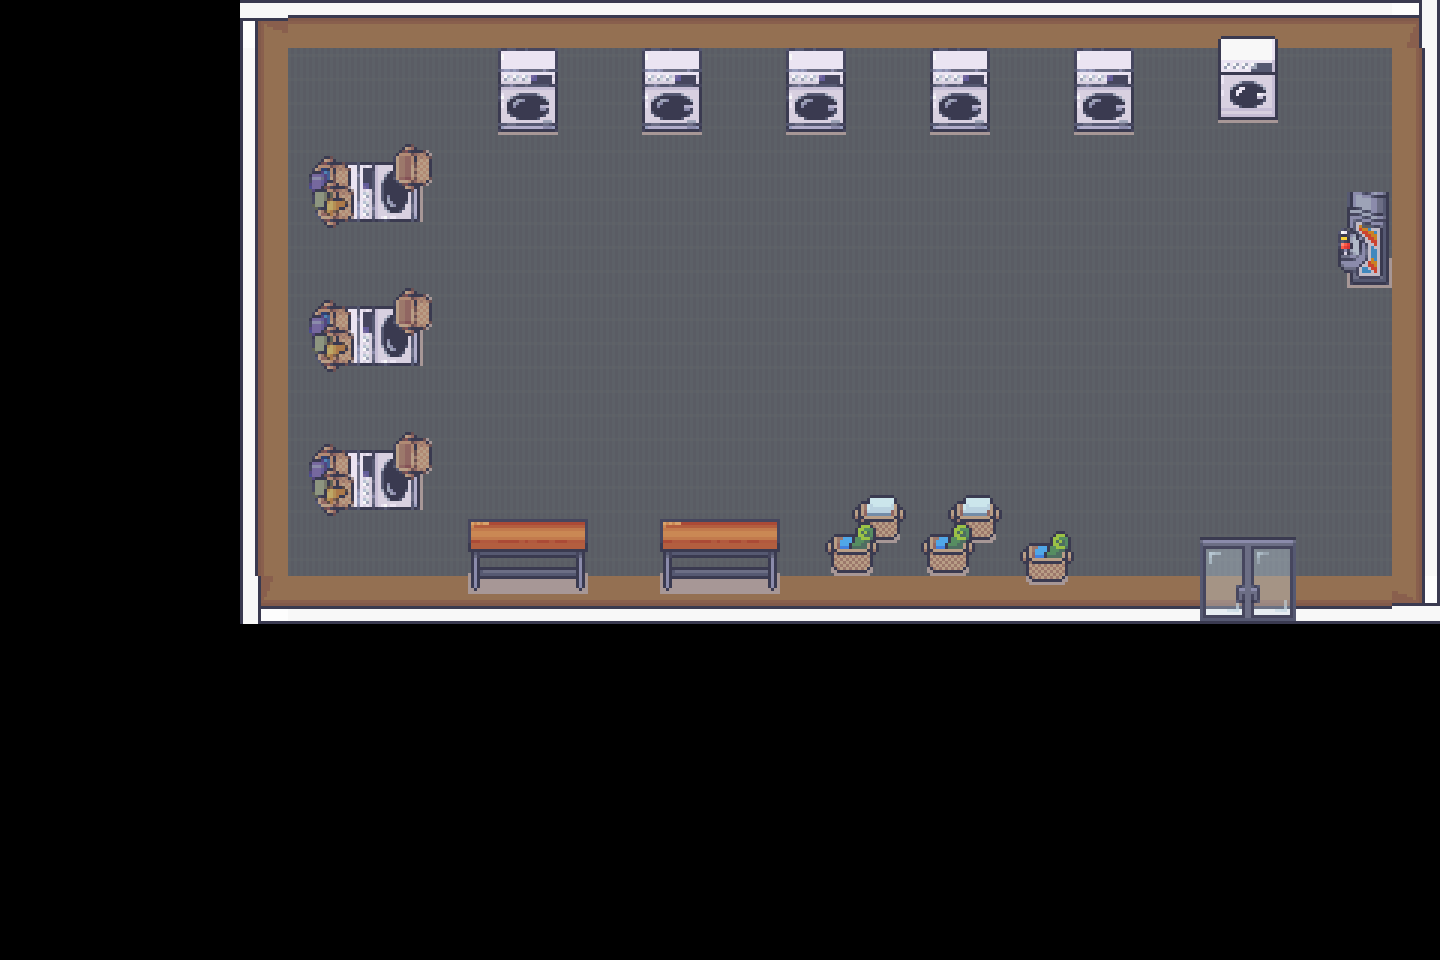

This game map was drawn from its Tiled (.tmx) file and the tilesets committed beside it. A one-line description and the full map source follow:
An orthogonal 30x20 tile map with 48x48 px tiles, 2 tile layers (Tile Layer 1, Objects), 5 tilesets and 14 objects.

<map version="1.10" tiledversion="1.11.2" orientation="orthogonal" renderorder="right-down" width="30" height="20" tilewidth="48" tileheight="48" infinite="0" nextlayerid="4" nextobjectid="15">
 <tileset firstgid="1" source="../TileSets/old/3DWalls.tsx" />
 <tileset firstgid="1321" source="../TileSets/new/Bathroom.tsx" />
 <tileset firstgid="2217" source="../TileSets/new/Basement.tsx" />
 <tileset firstgid="3017" source="../TileSets/new/VisibleUpstairsSystem.tsx" />
 <tileset firstgid="3449" source="../TileSets/new/ShoppingCenterMarkets.tsx" />
 <layer id="1" name="Tile Layer 1" width="30" height="20">
  <data encoding="csv">
0,0,0,0,0,1610612741,52,52,52,52,52,52,52,52,52,52,52,52,52,52,52,52,52,52,52,52,52,52,52,5,
0,0,0,0,0,1610612789,277,277,277,277,277,277,277,277,277,277,277,277,277,277,277,277,277,277,277,277,277,277,277,3758096437,
0,0,0,0,0,1610612789,277,277,277,277,277,277,277,277,277,277,277,277,277,277,277,277,277,277,277,277,277,277,277,3758096437,
0,0,0,0,0,1610612789,277,277,277,277,277,277,277,277,277,277,277,277,277,277,277,277,277,277,277,277,277,277,277,3758096437,
0,0,0,0,0,1610612789,277,277,277,277,277,277,277,277,277,277,277,277,277,277,277,277,277,277,277,277,277,277,277,3758096437,
0,0,0,0,0,1610612789,277,277,277,277,277,277,277,277,277,277,277,277,277,277,277,277,277,277,277,277,277,277,277,3758096437,
0,0,0,0,0,1610612789,277,277,277,277,277,277,277,277,277,277,277,277,277,277,277,277,277,277,277,277,277,277,277,3758096437,
0,0,0,0,0,1610612789,277,277,277,277,277,277,277,277,277,277,277,277,277,277,277,277,277,277,277,277,277,277,277,3758096437,
0,0,0,0,0,1610612789,277,277,277,277,277,277,277,277,277,277,277,277,277,277,277,277,277,277,277,277,277,277,277,3758096437,
0,0,0,0,0,1610612789,277,277,277,277,277,277,277,277,277,277,277,277,277,277,277,277,277,277,277,277,277,277,277,3758096437,
0,0,0,0,0,1610612789,277,277,277,277,277,277,277,277,277,277,277,277,277,277,277,277,277,277,277,277,277,277,277,3758096437,
0,0,0,0,0,1610612789,277,277,277,277,277,277,277,277,277,277,277,277,277,277,277,277,277,277,277,277,277,277,277,3758096437,
0,0,0,0,0,3221225477,3221225525,3221225525,3221225525,3221225525,3221225525,3221225525,3221225525,3221225525,3221225525,3221225525,3221225525,3221225525,3221225525,3221225525,3221225525,3221225525,3221225525,3221225525,3221225525,3221225525,3221225525,3221225525,3221225525,2684354565,
0,0,0,0,0,0,0,0,0,0,0,0,0,0,0,0,0,0,0,0,0,0,0,0,0,0,0,0,0,0,
0,0,0,0,0,0,0,0,0,0,0,0,0,0,0,0,0,0,0,0,0,0,0,0,0,0,0,0,0,0,
0,0,0,0,0,0,0,0,0,0,0,0,0,0,0,0,0,0,0,0,0,0,0,0,0,0,0,0,0,0,
0,0,0,0,0,0,0,0,0,0,0,0,0,0,0,0,0,0,0,0,0,0,0,0,0,0,0,0,0,0,
0,0,0,0,0,0,0,0,0,0,0,0,0,0,0,0,0,0,0,0,0,0,0,0,0,0,0,0,0,0,
0,0,0,0,0,0,0,0,0,0,0,0,0,0,0,0,0,0,0,0,0,0,0,0,0,0,0,0,0,0,
0,0,0,0,0,0,0,0,0,0,0,0,0,0,0,0,0,0,0,0,0,0,0,0,0,0,0,0,0,0
</data>
 </layer>
 <objectgroup id="3" name="Object Layer 1">
  <object id="1" x="493.111" y="44.1306" width="65.2365" height="92.0986" />
  <object id="2" x="638.934" y="42.2119" width="61.3991" height="92.0986" />
  <object id="3" x="780.919" y="49.8867" width="72.9114" height="86.3424" />
  <object id="4" x="926.742" y="46.0493" width="65.2365" height="92.0986" />
  <object id="5" x="1076.4" y="46.0493" width="59.4803" height="86.3424" />
  <object id="6" x="1206.88" y="30.6995" width="72.9114" height="94.0173" />
  <object id="7" x="312.751" y="145.823" width="126.636" height="90.1799" />
  <object id="8" x="305.077" y="293.564" width="145.823" height="76.7488" />
  <object id="9" x="312.751" y="439.387" width="118.961" height="70.9927" />
  <object id="10" x="1343.1" y="180.36" width="46.0493" height="117.042" />
  <object id="11" x="462.412" y="523.811" width="132.392" height="65.2365" />
  <object id="12" x="644.69" y="508.461" width="147.742" height="76.7488" />
  <object id="13" x="815.456" y="489.274" width="260.946" height="86.3424" />
  <object id="14" x="1199.2" y="537.242" width="95.936" height="78.6676" />
 </objectgroup>
 <layer id="2" name="Objects" width="30" height="20">
  <data encoding="csv">
0,0,0,0,0,0,0,0,0,0,0,0,0,0,0,0,0,0,0,0,0,0,0,0,0,1333,1334,0,0,0,
0,0,0,0,0,0,0,0,0,0,1835,1836,0,1835,1836,0,1835,1836,0,1835,1836,0,1835,1836,0,1349,1350,0,0,0,
0,0,0,0,0,0,0,0,0,0,1851,1852,0,1851,1852,0,1851,1852,0,1851,1852,0,1851,1852,0,1365,1366,0,0,0,
0,0,0,0,0,0,1610614574,1610614590,1610614606,0,0,0,0,0,0,0,0,0,0,0,0,0,0,0,0,0,0,0,0,0,
0,0,0,0,0,0,1610614573,1610614589,1610614605,0,0,0,0,0,0,0,0,0,0,0,0,0,0,0,0,0,0,2881,2882,0,
0,0,0,0,0,0,0,0,0,0,0,0,0,0,0,0,0,0,0,0,0,0,0,0,0,0,0,2897,2898,0,
0,0,0,0,0,0,1610614574,1610614590,1610614606,0,0,0,0,0,0,0,0,0,0,0,0,0,0,0,0,0,0,0,0,0,
0,0,0,0,0,0,1610614573,1610614589,1610614605,0,0,0,0,0,0,0,0,0,0,0,0,0,0,0,0,0,0,0,0,0,
0,0,0,0,0,0,0,0,0,0,0,0,0,0,0,0,0,0,0,0,0,0,0,0,0,0,0,0,0,0,
0,0,0,0,0,0,1610614574,1610614590,1610614606,0,0,0,0,0,0,0,0,0,0,0,0,0,0,0,0,0,0,0,0,0,
0,0,0,0,0,0,1610614573,1610614589,1610614605,2431,2432,2433,2434,2431,2432,2433,2434,1383,1384,1383,1384,0,0,0,0,0,0,0,0,0,
0,0,0,0,0,0,0,0,0,2447,2448,2449,2450,2447,2448,2449,2450,1399,1400,1399,1400,1351,1352,0,0,2980,2981,0,0,0,
0,0,0,0,0,0,0,0,0,2463,2464,2465,2466,2463,2464,2465,2466,0,0,0,0,1367,1368,0,0,2996,2997,0,0,0,
0,0,0,0,0,0,0,0,0,0,0,0,0,0,0,0,0,0,0,0,0,0,0,0,0,0,0,0,0,0,
0,0,0,0,0,0,0,0,0,0,0,0,0,0,0,0,0,0,0,0,0,0,0,0,0,0,0,0,0,0,
0,0,0,0,0,0,0,0,0,0,0,0,0,0,0,0,0,0,0,0,0,0,0,0,0,0,0,0,0,0,
0,0,0,0,0,0,0,0,0,0,0,0,0,0,0,0,0,0,0,0,0,0,0,0,0,0,0,0,0,0,
0,0,0,0,0,0,0,0,0,0,0,0,0,0,0,0,0,0,0,0,0,0,0,0,0,0,0,0,0,0,
0,0,0,0,0,0,0,0,0,0,0,0,0,0,0,0,0,0,0,0,0,0,0,0,0,0,0,0,0,0,
0,0,0,0,0,0,0,0,0,0,0,0,0,0,0,0,0,0,0,0,0,0,0,0,0,0,0,0,0,0
</data>
 </layer>
</map>
